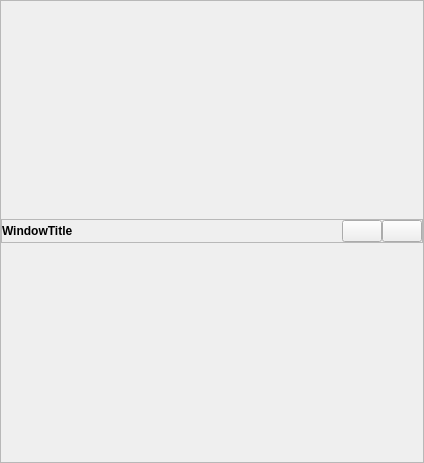
<?xml version="1.0" encoding="UTF-8"?>
<ui version="4.0">
 <class>FramelessMidiWindow</class>
 <widget class="QWidget" name="FramelessMidiWindow">
  <property name="geometry">
   <rect>
    <x>0</x>
    <y>0</y>
    <width>424</width>
    <height>463</height>
   </rect>
  </property>
  <property name="minimumSize">
   <size>
    <width>60</width>
    <height>60</height>
   </size>
  </property>
  <property name="windowTitle">
   <string>Form</string>
  </property>
  <property name="autoFillBackground">
   <bool>false</bool>
  </property>
  <layout class="QVBoxLayout" name="verticalLayout_4">
   <property name="spacing">
    <number>0</number>
   </property>
   <property name="leftMargin">
    <number>0</number>
   </property>
   <property name="topMargin">
    <number>0</number>
   </property>
   <property name="rightMargin">
    <number>0</number>
   </property>
   <property name="bottomMargin">
    <number>0</number>
   </property>
   <item>
    <layout class="QVBoxLayout" name="verticalLayout_3">
     <property name="spacing">
      <number>0</number>
     </property>
     <item>
      <widget class="QFrame" name="frame">
       <property name="autoFillBackground">
        <bool>true</bool>
       </property>
       <property name="frameShape">
        <enum>QFrame::StyledPanel</enum>
       </property>
       <property name="frameShadow">
        <enum>QFrame::Plain</enum>
       </property>
       <property name="lineWidth">
        <number>2</number>
       </property>
       <layout class="QVBoxLayout" name="verticalLayout_2" stretch="0,1">
        <property name="spacing">
         <number>0</number>
        </property>
        <property name="leftMargin">
         <number>0</number>
        </property>
        <property name="topMargin">
         <number>0</number>
        </property>
        <property name="rightMargin">
         <number>0</number>
        </property>
        <property name="bottomMargin">
         <number>0</number>
        </property>
        <item>
         <widget class="QFrame" name="titleBar">
          <property name="sizePolicy">
           <sizepolicy hsizetype="Preferred" vsizetype="Fixed">
            <horstretch>0</horstretch>
            <verstretch>0</verstretch>
           </sizepolicy>
          </property>
          <property name="frameShape">
           <enum>QFrame::StyledPanel</enum>
          </property>
          <property name="frameShadow">
           <enum>QFrame::Plain</enum>
          </property>
          <property name="lineWidth">
           <number>3</number>
          </property>
          <layout class="QHBoxLayout" name="horizontalLayout">
           <property name="spacing">
            <number>0</number>
           </property>
           <property name="leftMargin">
            <number>0</number>
           </property>
           <property name="topMargin">
            <number>0</number>
           </property>
           <property name="rightMargin">
            <number>0</number>
           </property>
           <property name="bottomMargin">
            <number>0</number>
           </property>
           <item>
            <widget class="QLabel" name="titleLabel">
             <property name="font">
              <font>
               <bold>true</bold>
              </font>
             </property>
             <property name="text">
              <string>WindowTitle</string>
             </property>
            </widget>
           </item>
           <item>
            <widget class="QPushButton" name="MinimizeButton">
             <property name="sizePolicy">
              <sizepolicy hsizetype="Maximum" vsizetype="Fixed">
               <horstretch>0</horstretch>
               <verstretch>0</verstretch>
              </sizepolicy>
             </property>
             <property name="text">
              <string/>
             </property>
             <property name="icon">
              <iconset resource="../Icons/app_resources.qrc">
               <normaloff>:/Icons/actions/list-remove.png</normaloff>:/Icons/actions/list-remove.png</iconset>
             </property>
             <property name="iconSize">
              <size>
               <width>15</width>
               <height>15</height>
              </size>
             </property>
             <property name="flat">
              <bool>false</bool>
             </property>
            </widget>
           </item>
           <item>
            <widget class="QPushButton" name="zoomButton">
             <property name="sizePolicy">
              <sizepolicy hsizetype="Maximum" vsizetype="Fixed">
               <horstretch>0</horstretch>
               <verstretch>0</verstretch>
              </sizepolicy>
             </property>
             <property name="text">
              <string/>
             </property>
             <property name="icon">
              <iconset resource="../Icons/app_resources.qrc">
               <normaloff>:/Icons/actions/system-search.png</normaloff>:/Icons/actions/system-search.png</iconset>
             </property>
             <property name="iconSize">
              <size>
               <width>15</width>
               <height>15</height>
              </size>
             </property>
             <property name="flat">
              <bool>false</bool>
             </property>
            </widget>
           </item>
          </layout>
         </widget>
        </item>
        <item>
         <layout class="QVBoxLayout" name="contentLayout" stretch=""/>
        </item>
       </layout>
      </widget>
     </item>
    </layout>
   </item>
  </layout>
 </widget>
 <resources>
  <include location="../Icons/app_resources.qrc"/>
 </resources>
 <connections/>
</ui>
